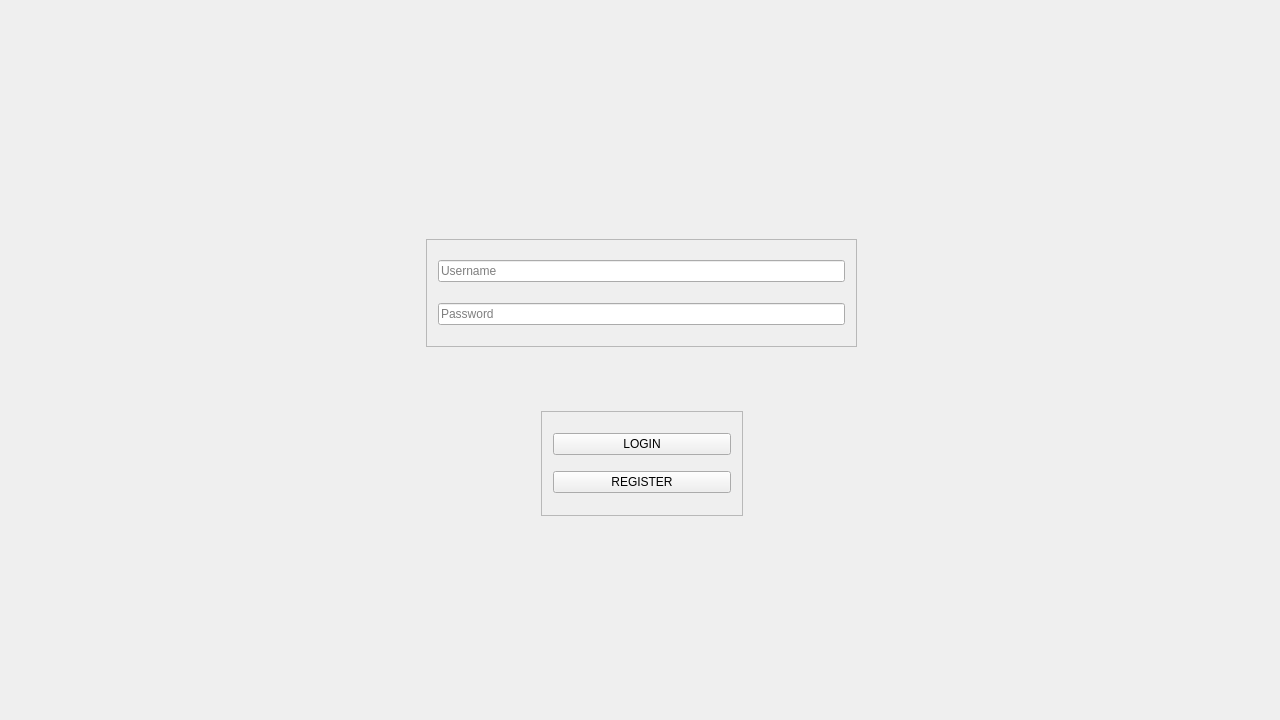
<?xml version="1.0" encoding="UTF-8"?>
<ui version="4.0">
 <class>QtWidgetsApplication1Class</class>
 <widget class="QMainWindow" name="QtWidgetsApplication1Class">
  <property name="geometry">
   <rect>
    <x>0</x>
    <y>0</y>
    <width>1280</width>
    <height>720</height>
   </rect>
  </property>
  <property name="windowTitle">
   <string>QtWidgetsApplication1</string>
  </property>
  <widget class="QWidget" name="centralWidget">
   <widget class="QLabel" name="label">
    <property name="geometry">
     <rect>
      <x>0</x>
      <y>0</y>
      <width>1280</width>
      <height>720</height>
     </rect>
    </property>
    <property name="text">
     <string/>
    </property>
    <property name="pixmap">
     <pixmap resource="QtWidgetsApplication1.qrc">:/QtWidgetsApplication1/myImages/LoginBackGround.jpg</pixmap>
    </property>
   </widget>
   <widget class="QLabel" name="label_2">
    <property name="geometry">
     <rect>
      <x>0</x>
      <y>0</y>
      <width>1280</width>
      <height>720</height>
     </rect>
    </property>
    <property name="text">
     <string/>
    </property>
    <property name="pixmap">
     <pixmap resource="QtWidgetsApplication1.qrc">:/QtWidgetsApplication1/myImages/loginBox.png</pixmap>
    </property>
    <property name="alignment">
     <set>Qt::AlignmentFlag::AlignCenter</set>
    </property>
   </widget>
   <widget class="QFrame" name="frame">
    <property name="geometry">
     <rect>
      <x>541</x>
      <y>411</y>
      <width>202</width>
      <height>105</height>
     </rect>
    </property>
    <property name="frameShape">
     <enum>QFrame::Shape::StyledPanel</enum>
    </property>
    <property name="frameShadow">
     <enum>QFrame::Shadow::Raised</enum>
    </property>
    <layout class="QVBoxLayout" name="verticalLayout">
     <item>
      <widget class="QPushButton" name="LoginButton">
       <property name="sizePolicy">
        <sizepolicy hsizetype="Expanding" vsizetype="Fixed">
         <horstretch>0</horstretch>
         <verstretch>0</verstretch>
        </sizepolicy>
       </property>
       <property name="text">
        <string>LOGIN</string>
       </property>
      </widget>
     </item>
     <item>
      <widget class="QPushButton" name="RegisterButton">
       <property name="sizePolicy">
        <sizepolicy hsizetype="Expanding" vsizetype="Fixed">
         <horstretch>0</horstretch>
         <verstretch>0</verstretch>
        </sizepolicy>
       </property>
       <property name="text">
        <string>REGISTER</string>
       </property>
      </widget>
     </item>
    </layout>
   </widget>
   <widget class="QFrame" name="frame_2">
    <property name="geometry">
     <rect>
      <x>426</x>
      <y>239</y>
      <width>431</width>
      <height>108</height>
     </rect>
    </property>
    <property name="frameShape">
     <enum>QFrame::Shape::StyledPanel</enum>
    </property>
    <property name="frameShadow">
     <enum>QFrame::Shadow::Raised</enum>
    </property>
    <layout class="QVBoxLayout" name="verticalLayout_2">
     <property name="spacing">
      <number>12</number>
     </property>
     <item>
      <widget class="QLineEdit" name="UserNamelogin">
       <property name="text">
        <string/>
       </property>
       <property name="placeholderText">
        <string>Username</string>
       </property>
      </widget>
     </item>
     <item>
      <widget class="QLineEdit" name="PasswordLogin">
       <property name="text">
        <string/>
       </property>
       <property name="placeholderText">
        <string>Password</string>
       </property>
      </widget>
     </item>
    </layout>
   </widget>
   <widget class="QWidget" name="gridLayoutWidget">
    <property name="geometry">
     <rect>
      <x>380</x>
      <y>250</y>
      <width>41</width>
      <height>81</height>
     </rect>
    </property>
    <layout class="QGridLayout" name="gridLayout_2">
     <property name="leftMargin">
      <number>0</number>
     </property>
     <property name="verticalSpacing">
      <number>20</number>
     </property>
     <item row="1" column="1">
      <widget class="QLabel" name="label_4">
       <property name="text">
        <string/>
       </property>
       <property name="pixmap">
        <pixmap resource="QtWidgetsApplication1.qrc">:/QtWidgetsApplication1/myImages/passwordpng.png</pixmap>
       </property>
       <property name="scaledContents">
        <bool>true</bool>
       </property>
      </widget>
     </item>
     <item row="0" column="1">
      <widget class="QLabel" name="label_3">
       <property name="text">
        <string/>
       </property>
       <property name="pixmap">
        <pixmap resource="QtWidgetsApplication1.qrc">:/QtWidgetsApplication1/myImages/username.png</pixmap>
       </property>
       <property name="scaledContents">
        <bool>true</bool>
       </property>
      </widget>
     </item>
    </layout>
   </widget>
  </widget>
 </widget>
 <layoutdefault spacing="6" margin="11"/>
 <resources>
  <include location="QtWidgetsApplication1.qrc"/>
 </resources>
 <connections/>
</ui>
